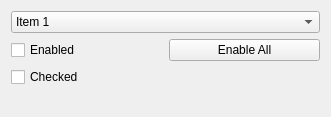
<?xml version="1.0" encoding="UTF-8"?>
<ui version="4.0">
 <class>MainWidget</class>
 <widget class="QWidget" name="MainWidget">
  <property name="geometry">
   <rect>
    <x>0</x>
    <y>0</y>
    <width>331</width>
    <height>117</height>
   </rect>
  </property>
  <property name="windowTitle">
   <string>OptionSlider Example</string>
  </property>
  <layout class="QVBoxLayout" name="verticalLayout">
   <item>
    <widget class="QSint::MultiComboBox" name="MultiComboBox">
     <item>
      <property name="text">
       <string>Item 1</string>
      </property>
     </item>
     <item>
      <property name="text">
       <string>Item 2</string>
      </property>
     </item>
     <item>
      <property name="text">
       <string>Item 3</string>
      </property>
     </item>
     <item>
      <property name="text">
       <string>Item 4</string>
      </property>
     </item>
     <item>
      <property name="text">
       <string>Item 5</string>
      </property>
     </item>
    </widget>
   </item>
   <item>
    <layout class="QHBoxLayout" name="horizontalLayout">
     <item>
      <widget class="QCheckBox" name="EnabledCB">
       <property name="text">
        <string>Enabled</string>
       </property>
      </widget>
     </item>
     <item>
      <widget class="QPushButton" name="EnableAll">
       <property name="text">
        <string>Enable All</string>
       </property>
      </widget>
     </item>
    </layout>
   </item>
   <item>
    <widget class="QCheckBox" name="CheckedCB">
     <property name="text">
      <string>Checked</string>
     </property>
    </widget>
   </item>
   <item>
    <spacer name="verticalSpacer">
     <property name="orientation">
      <enum>Qt::Vertical</enum>
     </property>
     <property name="sizeHint" stdset="0">
      <size>
       <width>20</width>
       <height>40</height>
      </size>
     </property>
    </spacer>
   </item>
  </layout>
 </widget>
 <layoutdefault spacing="6" margin="11"/>
 <customwidgets>
  <customwidget>
   <class>QSint::MultiComboBox</class>
   <extends>QComboBox</extends>
   <header>QSint</header>
  </customwidget>
 </customwidgets>
 <resources/>
 <connections/>
</ui>
